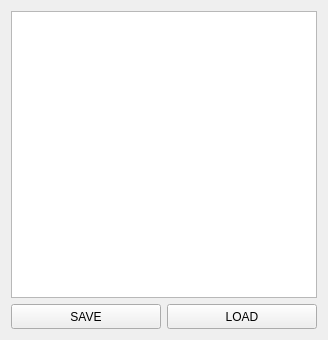
<?xml version="1.0" encoding="UTF-8"?>
<ui version="4.0">
 <class>Form</class>
 <widget class="QWidget" name="Form">
  <property name="geometry">
   <rect>
    <x>0</x>
    <y>0</y>
    <width>328</width>
    <height>340</height>
   </rect>
  </property>
  <property name="windowTitle">
   <string>Form</string>
  </property>
  <layout class="QVBoxLayout" name="verticalLayout">
   <item>
    <widget class="QPlainTextEdit" name="plainTextEdit"/>
   </item>
   <item>
    <layout class="QHBoxLayout" name="horizontalLayout">
     <item>
      <widget class="QPushButton" name="SAVE">
       <property name="minimumSize">
        <size>
         <width>0</width>
         <height>25</height>
        </size>
       </property>
       <property name="text">
        <string>SAVE</string>
       </property>
      </widget>
     </item>
     <item>
      <widget class="QPushButton" name="LOAD">
       <property name="minimumSize">
        <size>
         <width>0</width>
         <height>25</height>
        </size>
       </property>
       <property name="text">
        <string>LOAD</string>
       </property>
      </widget>
     </item>
    </layout>
   </item>
  </layout>
 </widget>
 <resources/>
 <connections/>
</ui>
